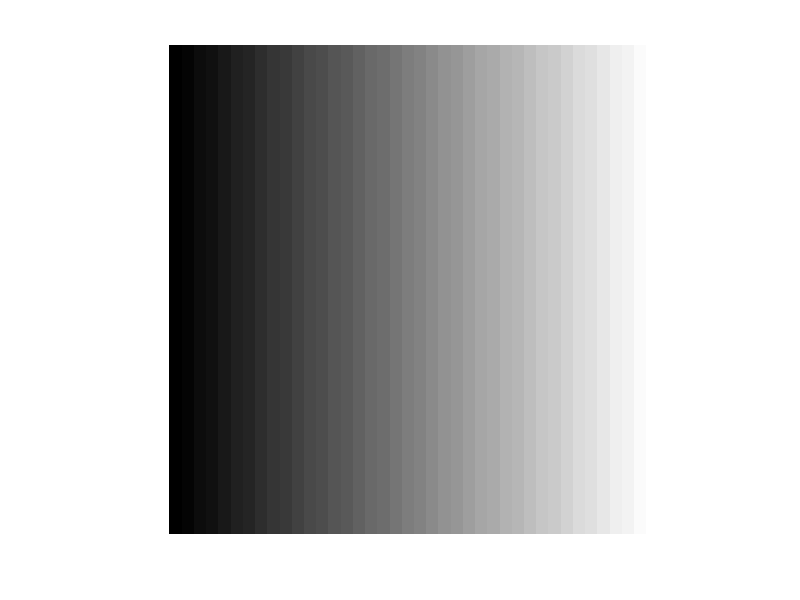

Source code (MATLAB):
% Questão 1

line = []

for i = 1:1:40
	line = [line,i]
endfor

mat = []
for i = 1:1:40
	mat = [mat;line]
endfor
  
gray = mat2gray(mat)
imshow(gray)

% Questão 2
imshow(gray, [0 2])
imshow(gray, [0.3, 0.7])
imshow(gray, [])